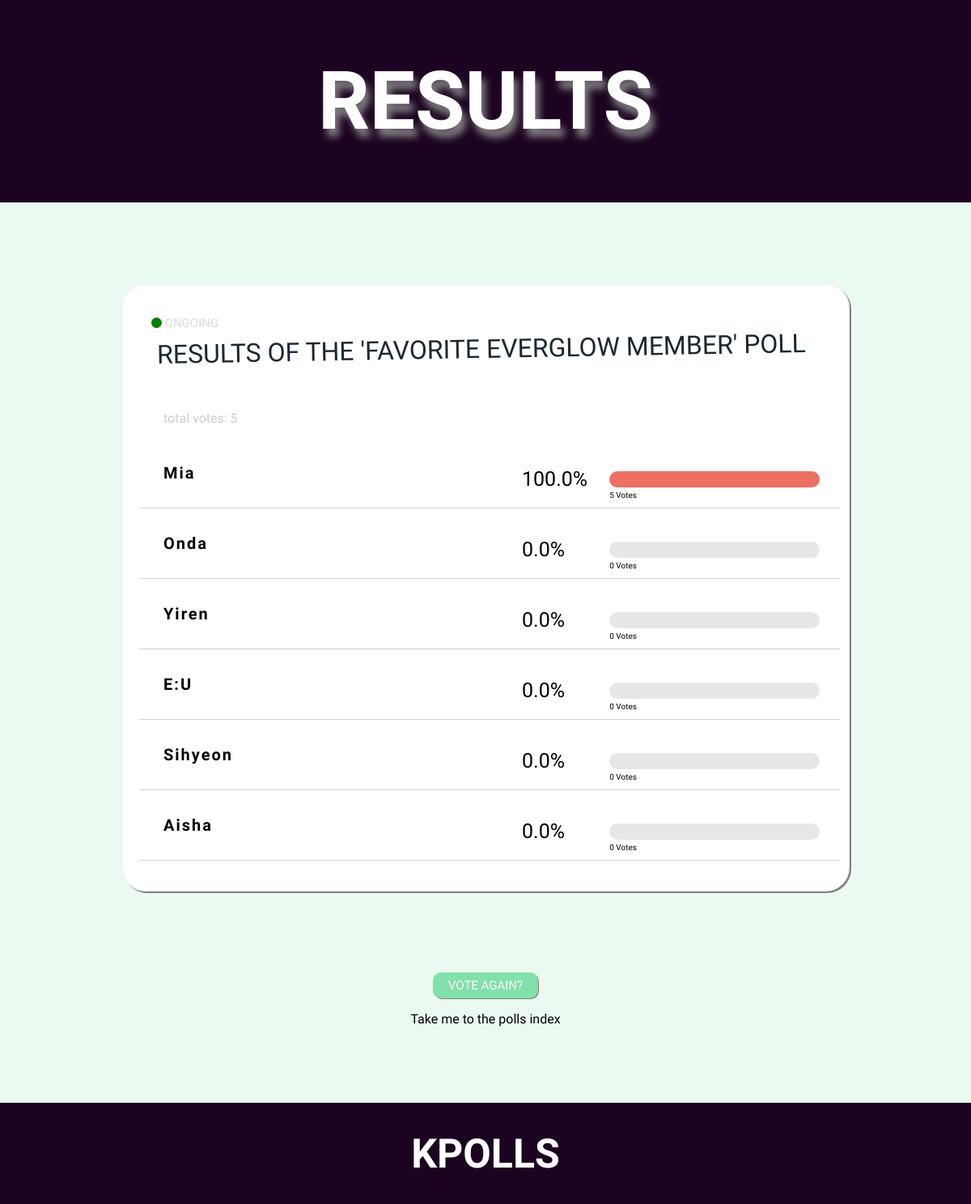
The app's page /polls/favorite-everglow-member/results/, older data.
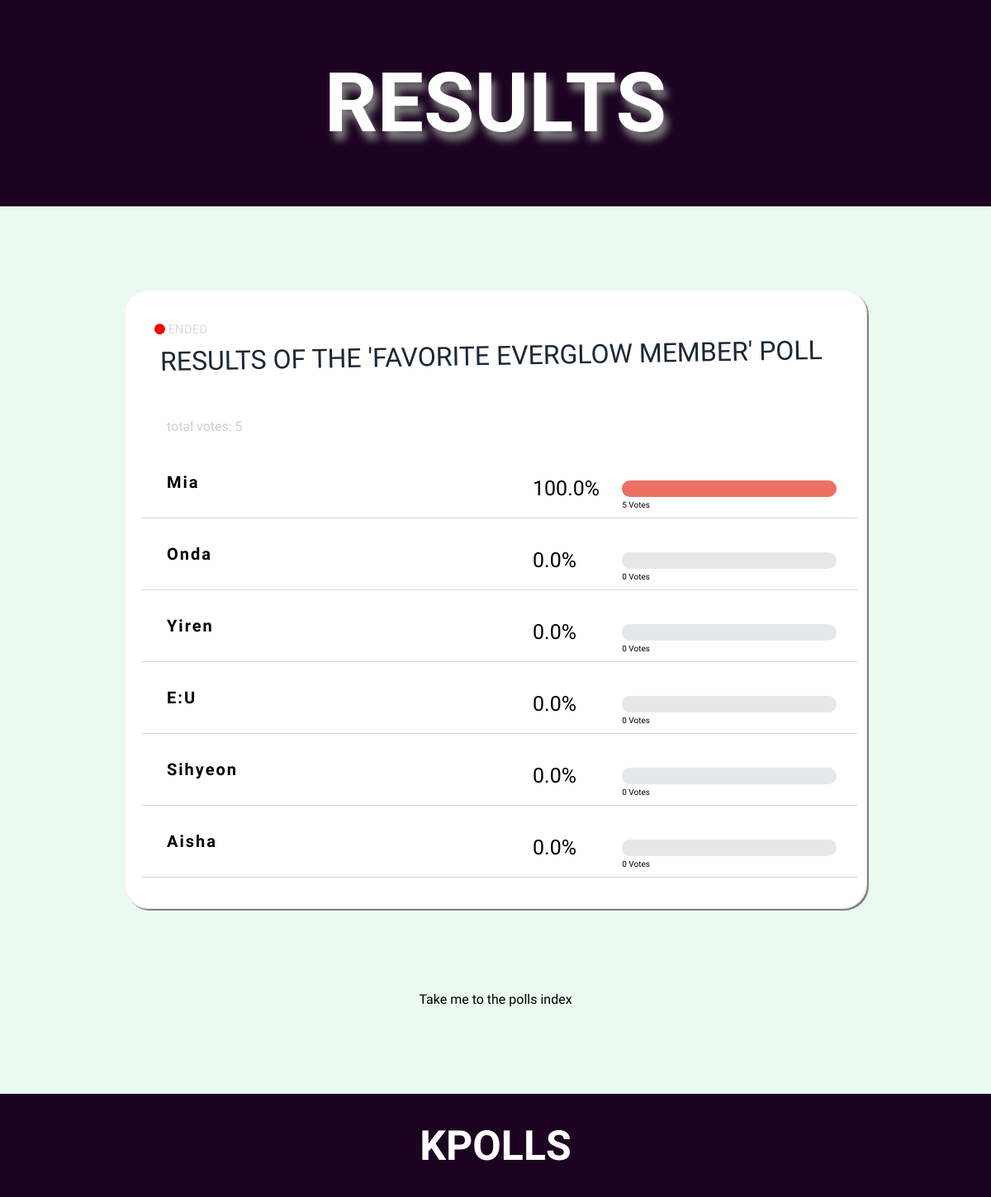
The same page, newer data.
### polls/views.py (the view)
# urls.py: path('<slug:slug>/results/', views.ResultsView.as_view(), name='results'),
class ResultsView(generic.DetailView):
    model = Prompt
    template_name = 'polls/results.html'
    def get_queryset(self):
        return Prompt.objects.all()
    def get_context_data(self, **kwargs):
        context = super().get_context_data(**kwargs)
        prompt_names = []
        prompt_votes = []
        for prompt in Prompt.objects.all():
            total_votes_for_each = 0
            prompt_names.append(prompt.prompt_text)
            for choice in prompt.choice_set.all():
                total_votes_for_each += choice.votes
            prompt_votes.append(total_votes_for_each)
        context['namesandvotes'] = dict(zip(prompt_names, prompt_votes))
        return context

### polls/templates/polls/results.html (shortened to what this page needs)
<html>
<head>
    {% load static %}
    <link rel="stylesheet" type="text/css" href="{% static 'polls/css/results style.css' %}" />
    <link rel="stylesheet" href="https://cdnjs.cloudflare.com/ajax/libs/font-awesome/4.7.0/css/font-awesome.min.css">
</head>
<body>
    <header>
        <div class="page-header">
            <h1>RESULTS</h1>
        </div>
    </header>
    <div id="content-wrapper">
        <div class="space"></div>
        <div class="results-container">
            <br>
            {% if prompt.ended == False %}
            <i class="fa fa-circle ongoing"></i>
            {% elif prompt.ended == True %}
            <i class="fa fa-circle ended"></i>
            {% endif %}
            <h1 class="prompt-name-results">Results of the '{{ prompt.prompt_text }}' poll</h1>
            <br>
            <p id="totvotes"></p>
            <ul>
                {% for choice in prompt.choice_set.all|dictsortreversed:"votes" %}
                <li>
                    <div class="item-text"><span>{{ choice.choice_text }}</span></div>
                    <div class="vote-percent">
                        <span id="pcent{{ forloop.counter }}"></span>
                    </div>
                    <div class="vote-bar-container">
                        <div class="vbar">
                            <div id="{{ forloop.counter }}" class="vote-bar"></div>
                        </div>
                        <span>{{ choice.votes }} Vote{{ choice.votes|pluralize }}</span>
                    </div>
                    <br>
                </li>
                {% endfor %}
            </ul>
        </div>
        <div class="space"></div>
        {% if prompt.ended == False %}
        <form action="{% url 'polls:prompt_detail' prompt.slug %}">
            <div class="submit-bt-container"><input type="submit" value="Vote Again?" id="submit-bt" onclick="this.disabled=true;this.form.submit();"></div>
        </form>
        {% endif %}
        <div class="index-link"><a href="{% url 'polls:pollsindex' %}">Take me to the polls index</a></div><br>
    </div>
    <div class="space"></div>
    <div class="footer-holder">
        <footer>
            <h1>KPOLLS</h1>
        </footer>
    </div>
</body>
</html>

Row changes from the older to the newer data that the page shows:
changed Prompt "FAVORITE EVERGLOW MEMBER": ended False → True (drawn)
Text that changed along with them:
form field value: "Vote Again?" → (not shown)
